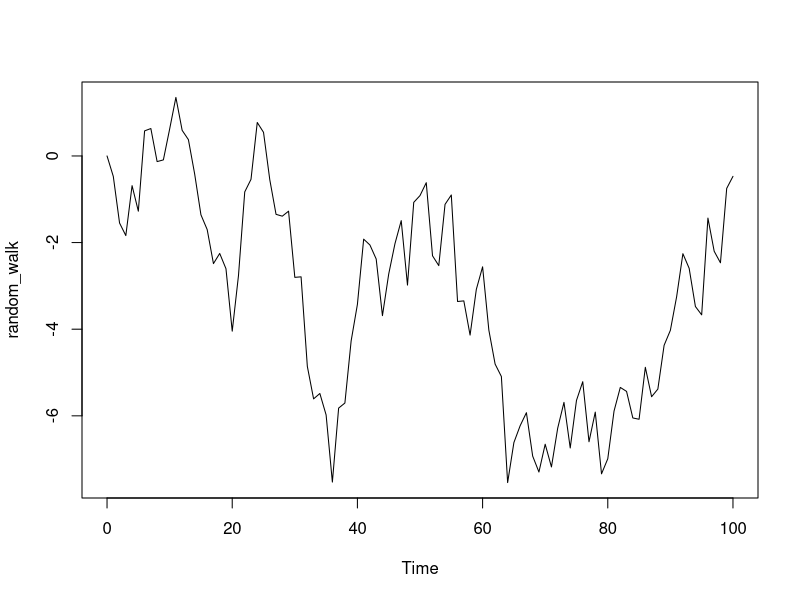
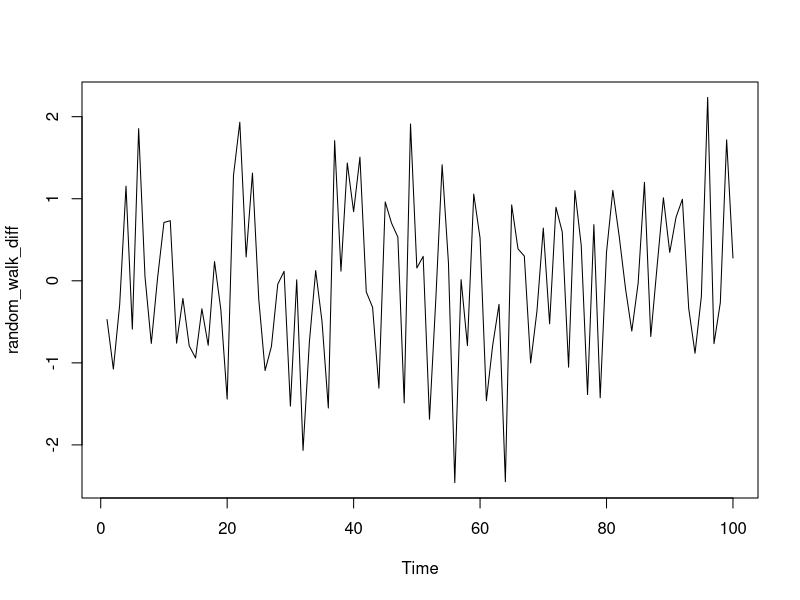
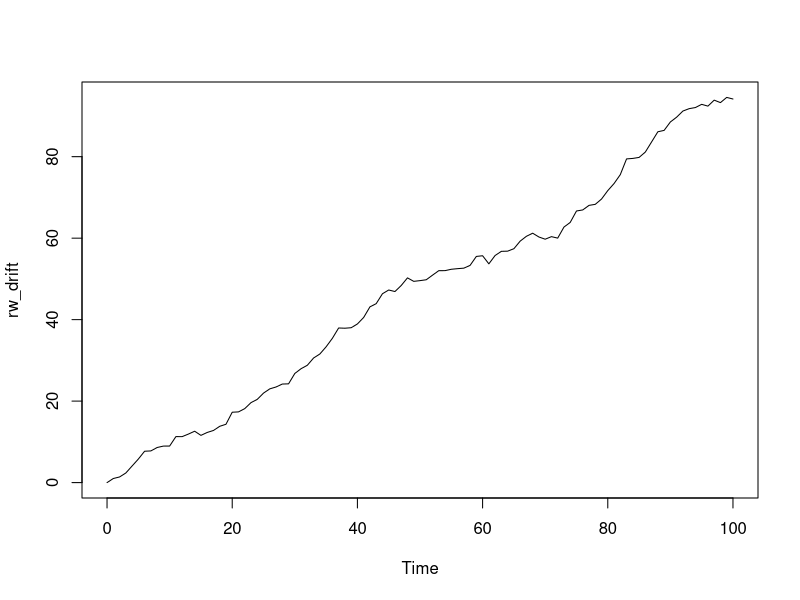
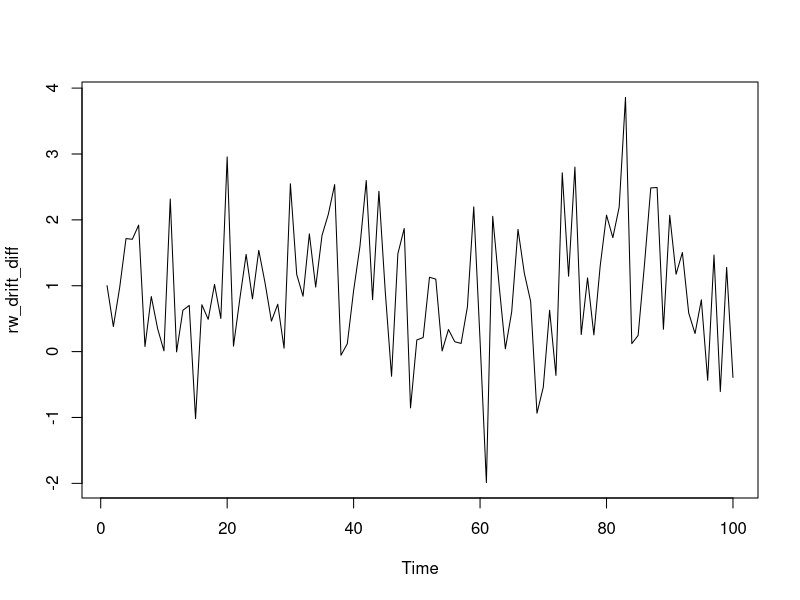
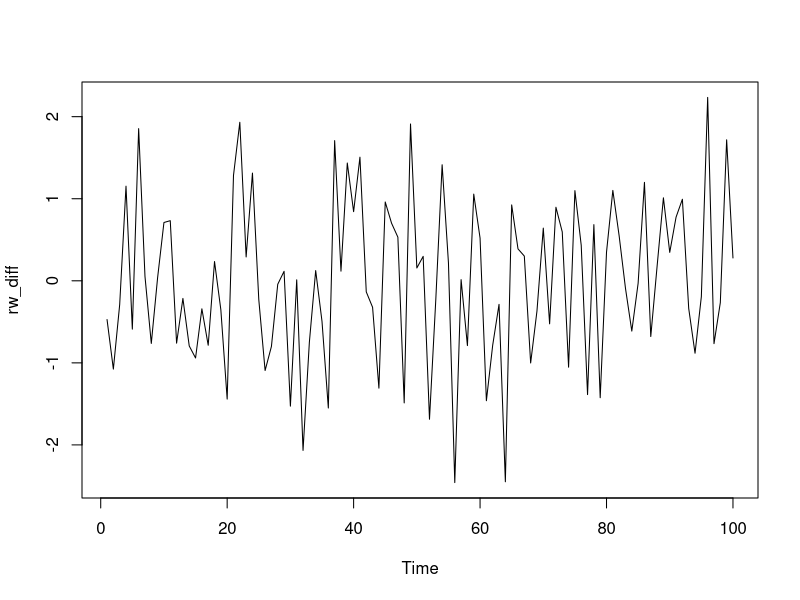
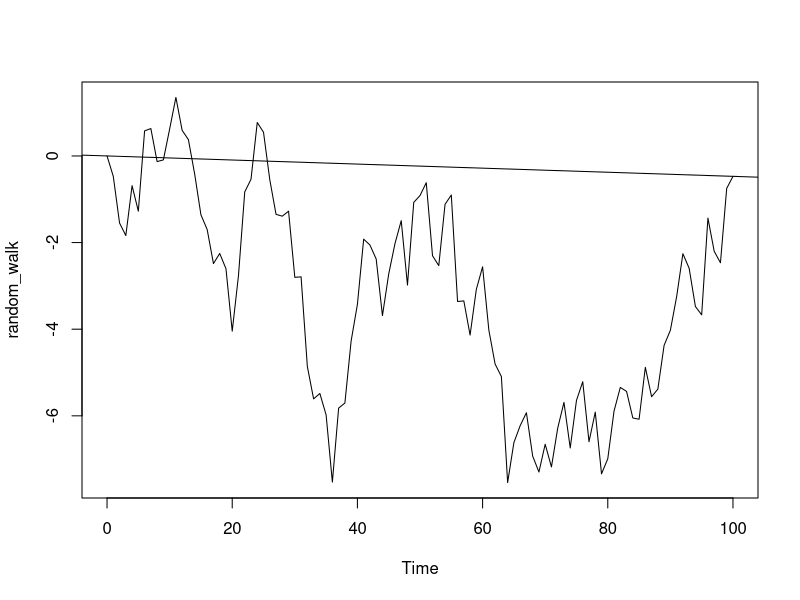
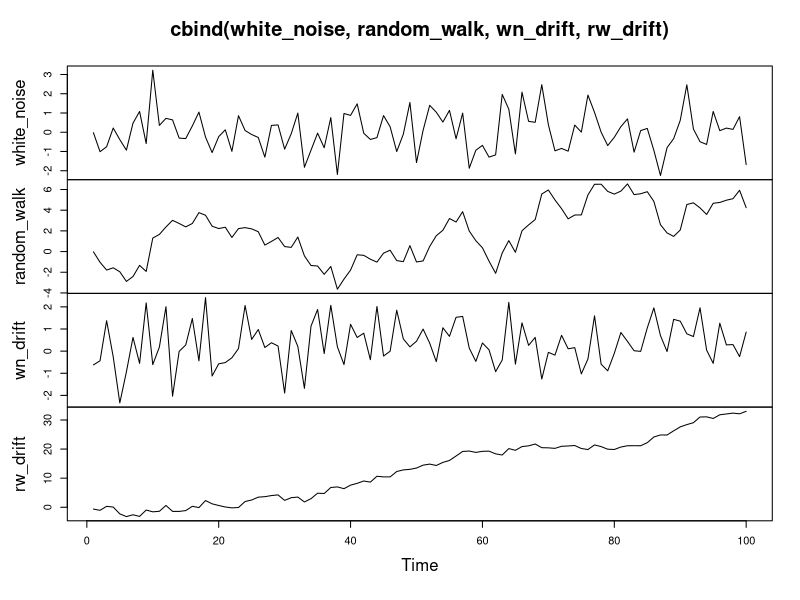

Generate these figures, in order, with R:
# Generate a RW model using arima.sim
random_walk <- arima.sim(model = list(order = c(0, 1, 0)), n = 100)

# Plot random_walk
ts.plot(random_walk)

# Calculate the first difference series
random_walk_diff <- diff(random_walk)

# Plot random_walk_diff
ts.plot(random_walk_diff)

# Generate a RW model with a drift uing arima.sim
rw_drift <- arima.sim(model = list(order = c(0, 1, 0)), n = 100, mean = 1)

# Plot rw_drift
ts.plot(rw_drift)

# Calculate the first difference series
rw_drift_diff <- diff(rw_drift)

# Plot rw_drift_diff
ts.plot(rw_drift_diff)

# Difference your random_walk data
rw_diff <- diff(random_walk)

# Plot rw_diff
ts.plot(rw_diff)

# Now fit the WN model to the differenced data
model_wn <- arima(x = rw_diff, order = c(0, 0, 0))

# Store the value of the estimated time trend (intercept)
int_wn <- model_wn$coef

# Plot the original random_walk data
ts.plot(random_walk)

# Use abline(0, ...) to add time trend to the figure
abline(0, int_wn)

# Use arima.sim() to generate WN data
white_noise <- arima.sim(model = list(order = c(0, 0, 0)), n = 100)

# Use cumsum() to convert your WN data to RW
random_walk <- cumsum(white_noise)

# Use arima.sim() to generate WN drift data
wn_drift <- arima.sim(model = list(order = c(0, 0, 0)), n = 100, mean = 0.4)

# Use cumsum() to convert your WN drift data to RW
rw_drift <- cumsum(wn_drift)

# Plot all four data objects
plot.ts(cbind(white_noise, random_walk, wn_drift, rw_drift))
